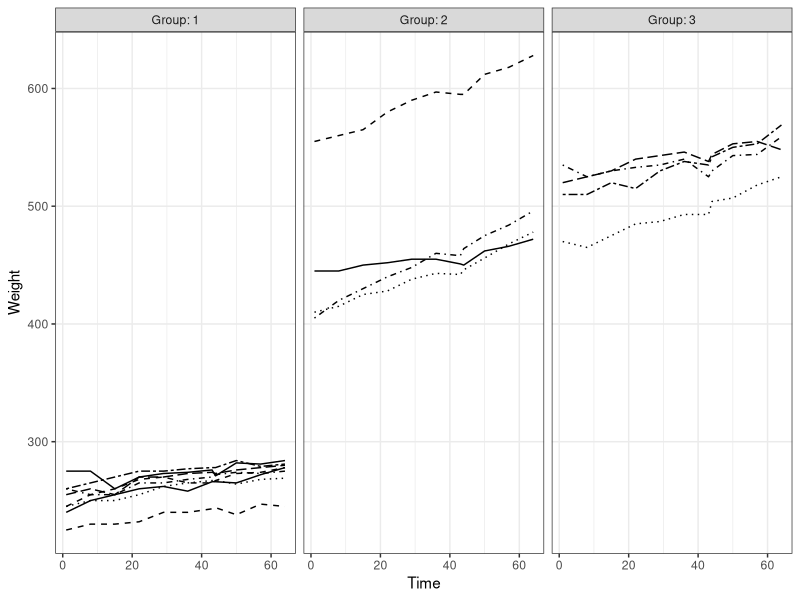
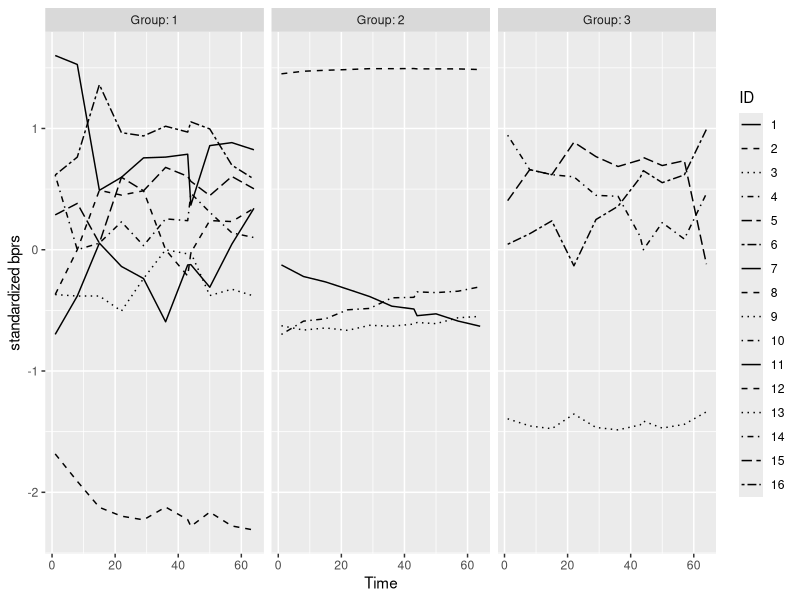
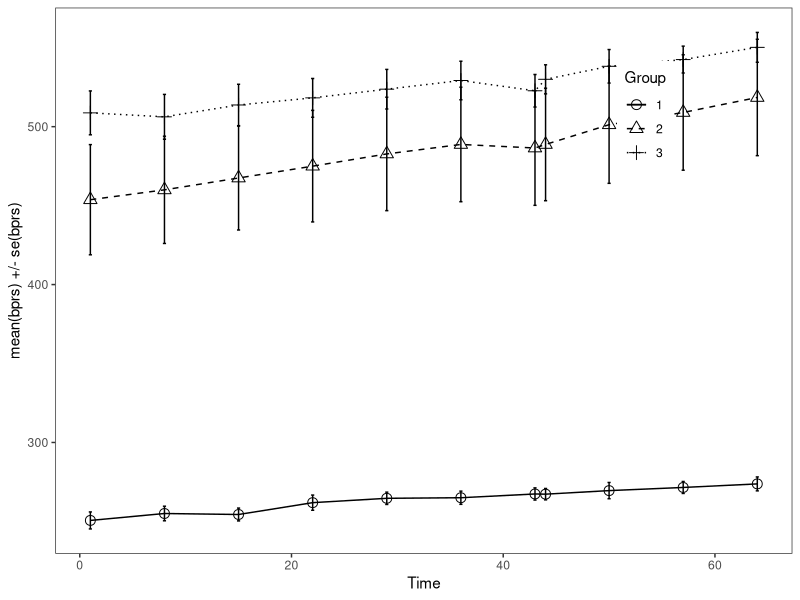
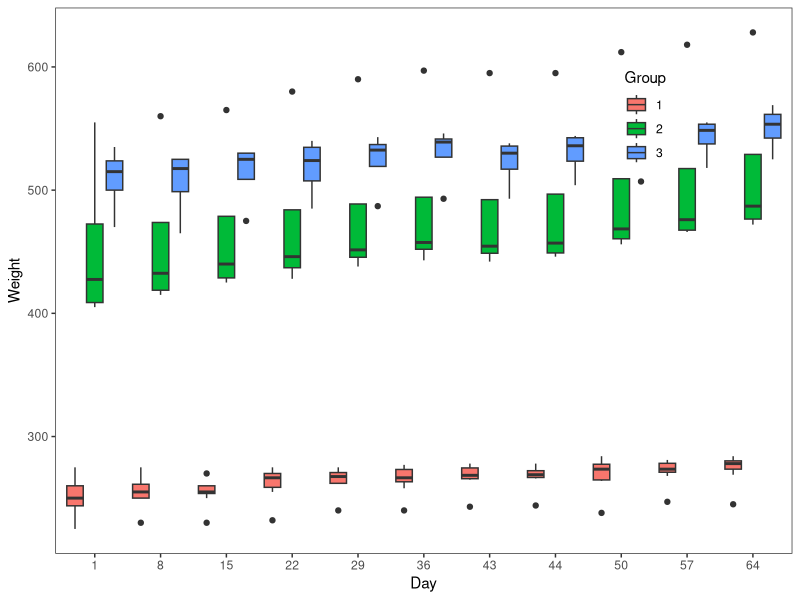
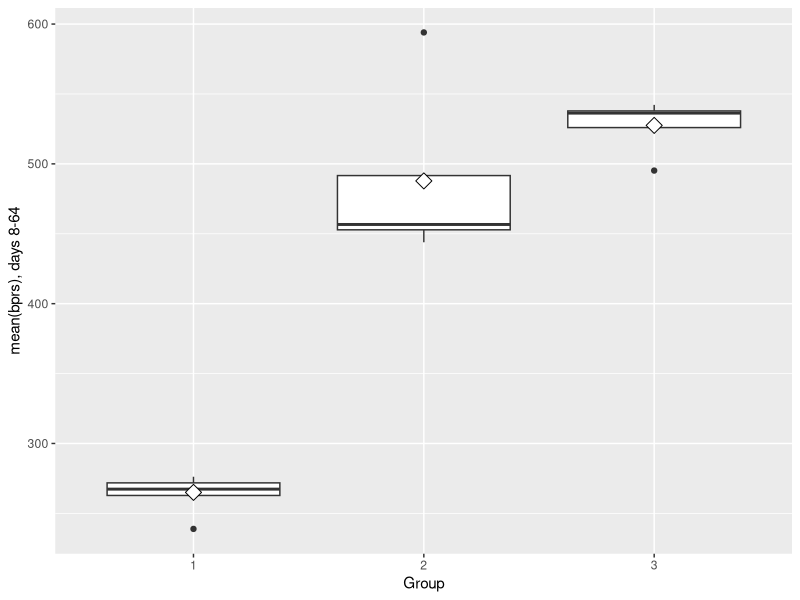
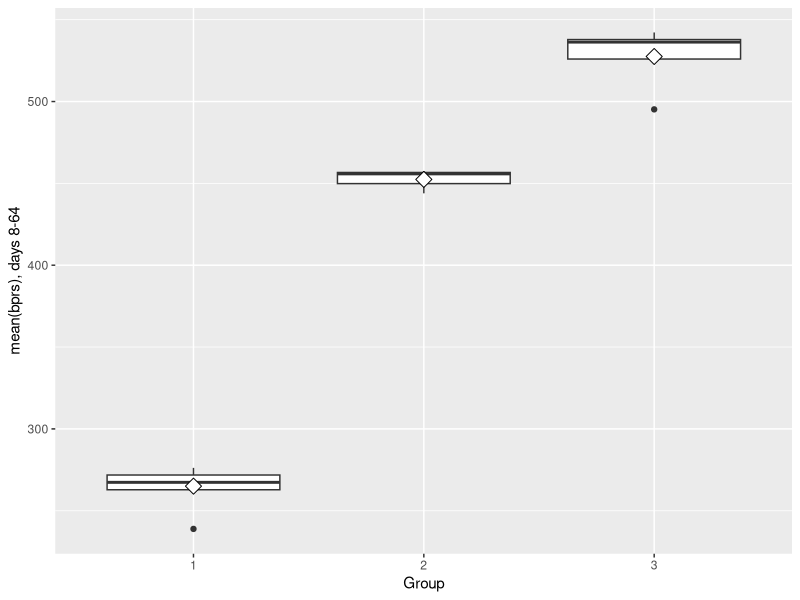
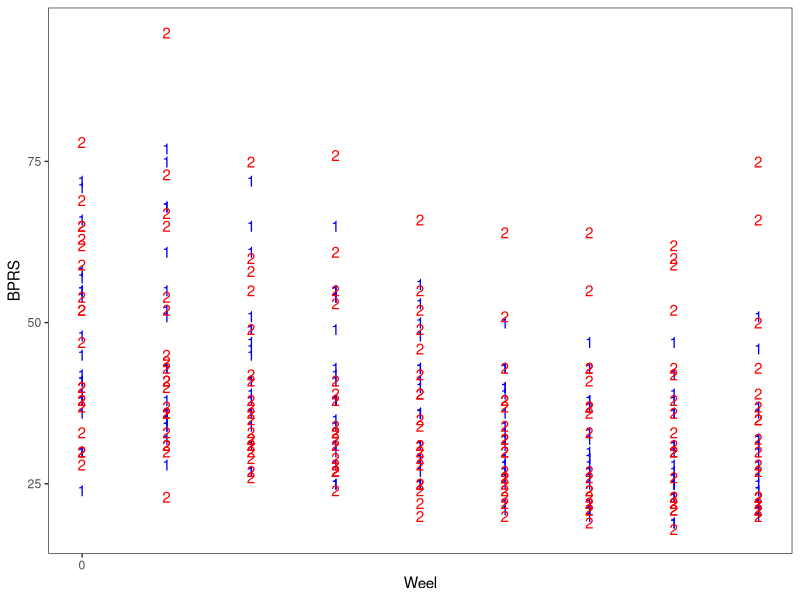
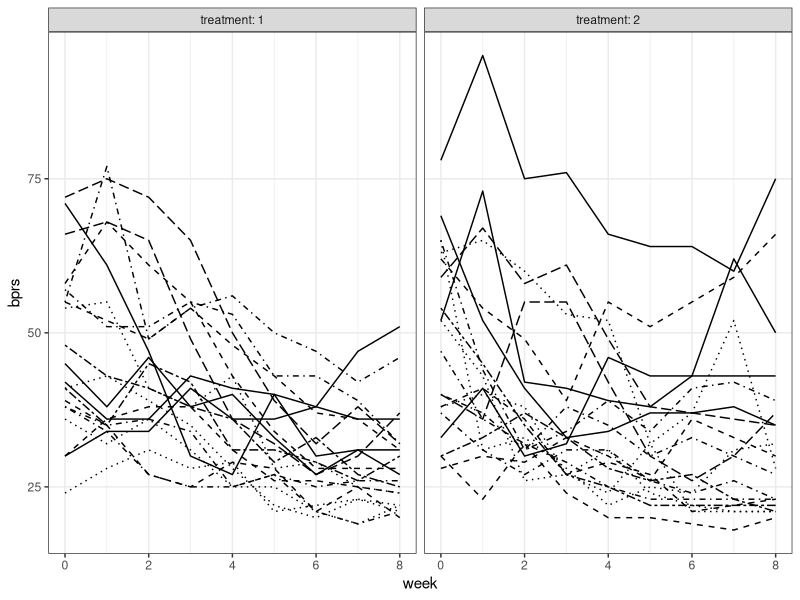

The R script that drew these images, in order:
## ---- chunk 1
library(tidyr); library(dplyr); library(ggplot2)
## ---- chunk 2
RATSL <- read.csv("data/ratsL.csv")
RATSL$ID <- factor(RATSL$ID)
RATSL$Group <- factor(RATSL$Group)
## ---- chunk 3
p1 <- ggplot(RATSL, aes(x = Time, y = Weight, linetype = ID))
p2 <- p1 + geom_line() + scale_linetype_manual(values = rep(1:10, times=2))
p3 <- p2 + facet_grid(. ~ Group, labeller = label_both)
p4 <- p3 + theme_bw() + theme(legend.position = "none")
p5 <- p4 + theme(panel.grid.minor.y = element_blank())
p6 <- p5 + scale_y_continuous(limits = c(min(RATSL$Weight), max(RATSL$Weight)))
p6
## ---- chunk 4
RATSL <- RATSL %>%
  group_by(Time, Group) %>%
  mutate( stdbprs = (Weight - mean(Weight))/sd(Weight) ) %>%
  ungroup()


ggplot(RATSL, aes(x = Time, y = stdbprs, linetype = ID)) +
  geom_line() +
  scale_linetype_manual(values = rep(1:10, times=2)) +
  facet_grid(. ~ Group, labeller = label_both) +
  scale_y_continuous(name = "standardized bprs")


## ---- chunk 5
RATSS <- RATSL %>%
  group_by(Group, Time) %>%
  summarise( mean=mean(Weight), se=sd(Weight)/sqrt(length(Weight)) ) %>%
  ungroup()

p1 <- ggplot(RATSS, aes(x = Time, y = mean, linetype = Group, shape = Group))
p2 <- p1 + geom_line() + scale_linetype_manual(values = c(1,2,3))
p3 <- p2 + geom_point(size=3) + scale_shape_manual(values = c(1,2,3))
p4 <- p3 + geom_errorbar(aes(ymin=mean-se, ymax=mean+se, linetype="1"), width=0.3)
p5 <- p4 + theme_bw() + theme(panel.grid.major = element_blank(), panel.grid.minor = element_blank())
p6 <- p5 + theme(legend.position = c(0.8,0.8))
p7 <- p6 + scale_y_continuous(name = "mean(bprs) +/- se(bprs)")
p7
## ---- chunk 6
p1 <- ggplot(RATSL, aes(x = factor(Time), y = Weight, fill = Group))
p2 <- p1 + geom_boxplot(position = position_dodge(width = 0.9))
p3 <- p2 + theme_bw() + theme(panel.grid.major = element_blank(), panel.grid.minor = element_blank())
p4 <- p3 + theme(legend.position = c(0.8,0.8))
p5 <- p4 + scale_x_discrete(name = "Day")
p5

RATSS2 <- RATSL %>%
  filter(Time > 1) %>%
  group_by(Group, ID) %>%
  summarise( mean=mean(Weight) ) %>%
  ungroup()

glimpse(RATSS2)

ggplot(RATSS2, aes(x = Group, y = mean)) +
  geom_boxplot() +
  stat_summary(fun.y = "mean", geom = "point", shape=23, size=4, fill = "white") +
  scale_y_continuous(name = "mean(bprs), days 8-64")
## ---- chunk 7
RATSL_Filt <- RATSS2 %>%
  filter(mean < 580) 


ggplot(RATSL_Filt, aes(x = Group, y = mean)) +
  geom_boxplot() +
  stat_summary(fun.y = "mean", geom = "point", shape=23, size=4, fill = "white") +
  scale_y_continuous(name = "mean(bprs), days 8-64")
## ---- chunk 8
#read the original data and remove the outlier rat
RATS_o <-  read.csv("data/rats.csv")
RATS_o <- RATS_o %>%
  filter(ID != 12) 

#now let's add the first day values as a baseline variable
RATSL_Filt2 <- RATSL_Filt %>%
  mutate(baseline = RATS_o$WD1) 
fit <- lm(mean ~ baseline + Group, data = RATSL_Filt2)
anova(fit)
## ---- chunk 9
BPRSL <- read.csv("./data/bprsL.csv")

BPRSL$subject <- factor(BPRSL$subject)
BPRSL$treatment <- factor(BPRSL$treatment)

glimpse(BPRSL)
## ---- chunk 10
p1 <- ggplot(BPRSL, aes(x = week, y = bprs, group = subject))
p2 <- p1 + geom_text(aes(label = treatment), color = c("blue", 'red')[BPRSL$treatment])
p3 <- p2 + scale_x_continuous(name = "Weel", breaks = seq(0, 60, 10))
p4 <- p3 + scale_y_continuous(name = "BPRS")
p5 <- p4 + theme_bw()
p6 <- p5 + theme(panel.grid.major = element_blank(), panel.grid.minor = element_blank())
p6
## ---- chunk 11
p1 <- ggplot(BPRSL, aes(x = week, y = bprs, linetype = subject))
p2 <- p1 + geom_line() + scale_linetype_manual(values = rep(1:10, times=2))
p3 <- p2 + facet_grid(. ~ treatment, labeller = label_both)
p4 <- p3 + theme_bw() + theme(legend.position = "none")
p5 <- p4 + theme(panel.grid.minor.y = element_blank())
p6 <- p5 + scale_y_continuous(limits = c(min(BPRSL$bprs), max(BPRSL$bprs)))
p6
## ---- chunk 12
BPRSL_Reg <- lm(bprs ~ week + treatment, data = BPRSL)
summary(BPRSL_Reg)
## ---- chunk 13
library("lme4")
library("afex")

BPRSL_Ref <- lmer(bprs ~ week + treatment + (1 | subject), data = BPRSL, REML = FALSE)
summary(BPRSL_Ref)
## ---- chunk 14
BPRSL_Ref1 <- lmer(bprs ~ week + treatment + (treatment | subject), data = BPRSL, REML = FALSE)
summary(BPRSL_Ref1)
## ---- chunk 15
BPRSL_Ref2 <- lmer(bprs ~ week * treatment + (treatment | subject), data = BPRSL, REML = FALSE)
summary(BPRSL_Ref2)
## ---- chunk 16
anova(BPRSL_Ref, BPRSL_Ref1)
anova(BPRSL_Ref1, BPRSL_Ref2)
anova(BPRSL_Ref,BPRSL_Ref2)
## ---- chunk 17
ggplot(BPRSL, aes(x = week, y = bprs, group = subject)) +
  geom_line() +
  facet_grid(. ~ treatment, labeller = label_both) +
  scale_x_continuous(name = "week", breaks = seq(0, 60, 20)) +
  scale_y_continuous(name = "Observed BPRS") +
  theme(legend.position = "top")

Fitted <- fitted(BPRSL_Ref2)
BPRSL <- BPRSL %>%
  mutate(Fitted)

ggplot(BPRSL, aes(x = week, y = Fitted, group = subject)) +
  geom_line() +
  facet_grid(. ~ treatment, labeller = label_both) +
  scale_x_continuous(name = "week", breaks = seq(0, 60, 20)) +
  scale_y_continuous(name = "Fitted BPRS") +
  theme(legend.position = "top")
